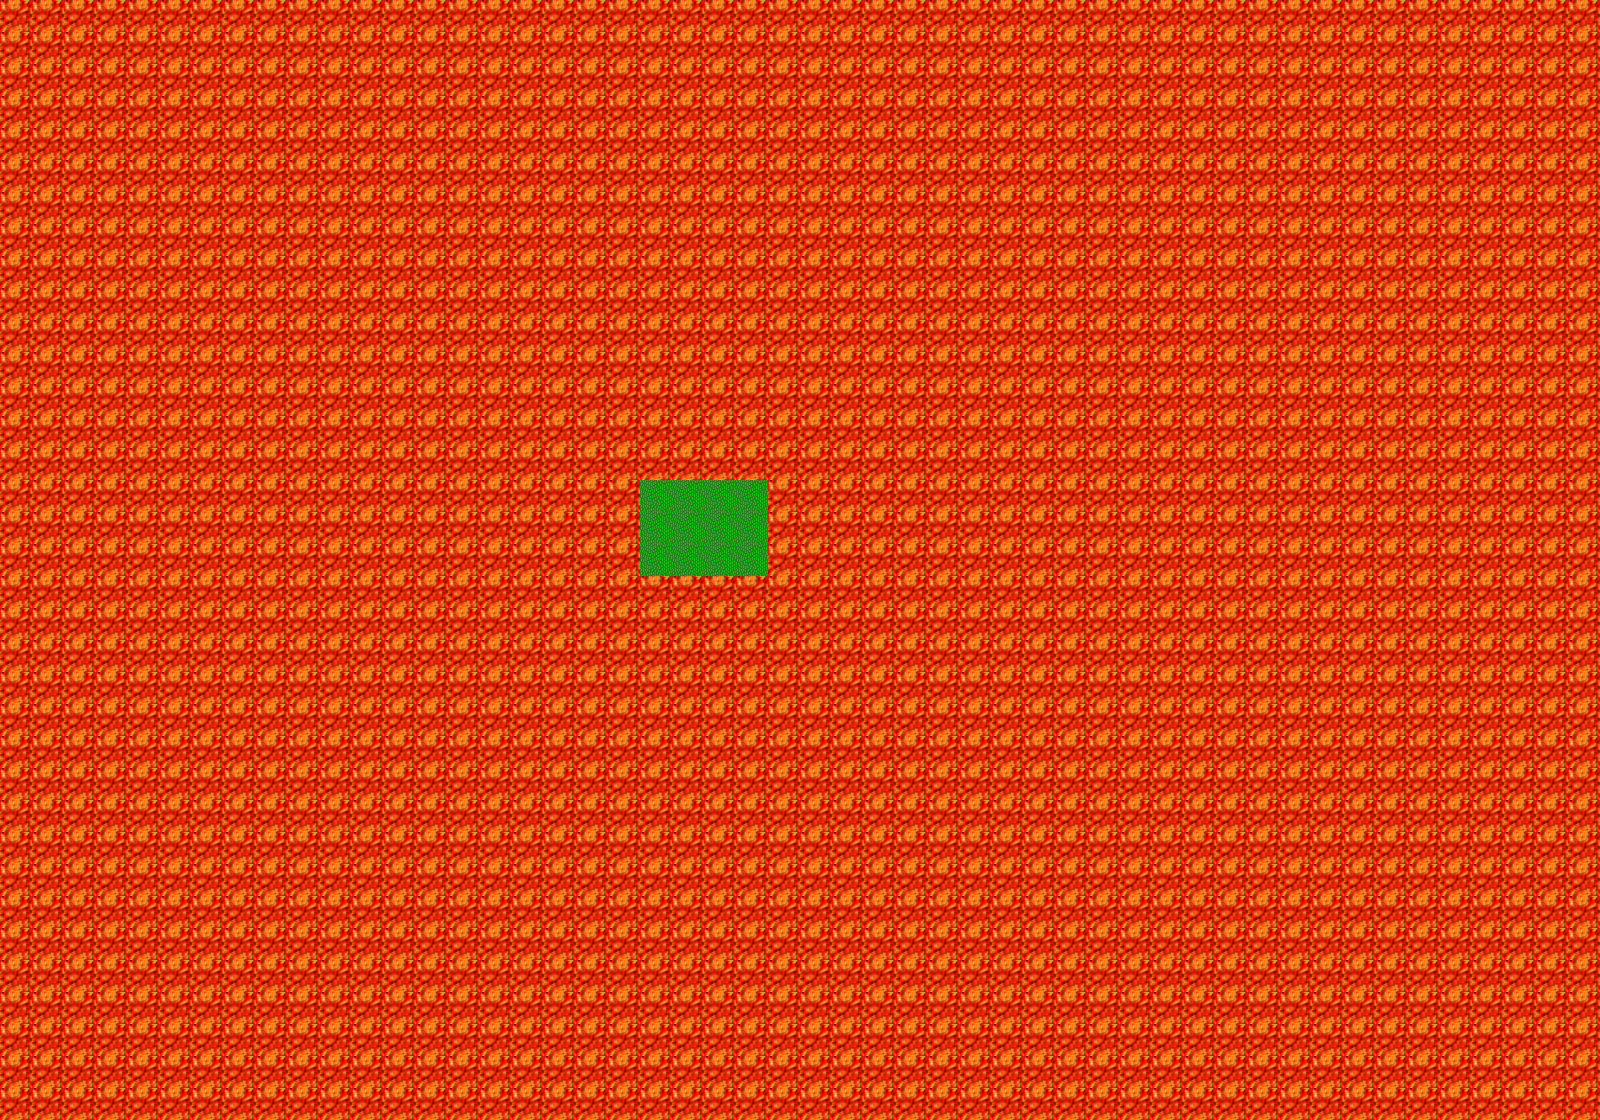

Rendered tile map (Tiled .tmx) drawn with the repository's tilesets; below, a short description and the map source with its tile grids summarised:
An orthogonal 50x35 tile map with 32x32 px tiles, 8 tile layers (Magma, Fire_ground, Water_ground, Rock, ...), 2 tilesets.

<map version="1.10" tiledversion="1.11.0" orientation="orthogonal" renderorder="right-down" width="50" height="35" tilewidth="32" tileheight="32" infinite="0" nextlayerid="9" nextobjectid="1">
 <tileset firstgid="1" name="Magma" tilewidth="32" tileheight="32" tilecount="1" columns="1">
  <image source="../../Images/main_pngs/Magma.png" width="32" height="32" />
 </tileset>
 <tileset firstgid="2" source="../tiles_set/Slates v.2 [32x32px orthogonal tileset by Ivan Voirol].tsx" />
 <layer id="1" name="Magma" width="50" height="35">
  <data>[1750 cells, 1738 non-empty, 1 distinct tile ids]</data>
 </layer>
 <layer id="3" name="Fire_ground" width="50" height="35">
  <data>[1750 cells, 0 non-empty, 0 distinct tile ids]</data>
 </layer>
 <layer id="4" name="Water_ground" width="50" height="35">
  <data>[1750 cells, 0 non-empty, 0 distinct tile ids]</data>
 </layer>
 <layer id="5" name="Rock" width="50" height="35">
  <data>[1750 cells, 0 non-empty, 0 distinct tile ids]</data>
 </layer>
 <layer id="6" name="Water" width="50" height="35">
  <data>[1750 cells, 0 non-empty, 0 distinct tile ids]</data>
 </layer>
 <layer id="7" name="Tree" width="50" height="35">
  <data>[1750 cells, 0 non-empty, 0 distinct tile ids]</data>
 </layer>
 <layer id="8" name="Fire_tree" width="50" height="35">
  <data>[1750 cells, 0 non-empty, 0 distinct tile ids]</data>
 </layer>
 <layer id="2" name="Ground" width="50" height="35">
  <data>[1750 cells, 12 non-empty, 1 distinct tile ids]</data>
 </layer>
</map>
